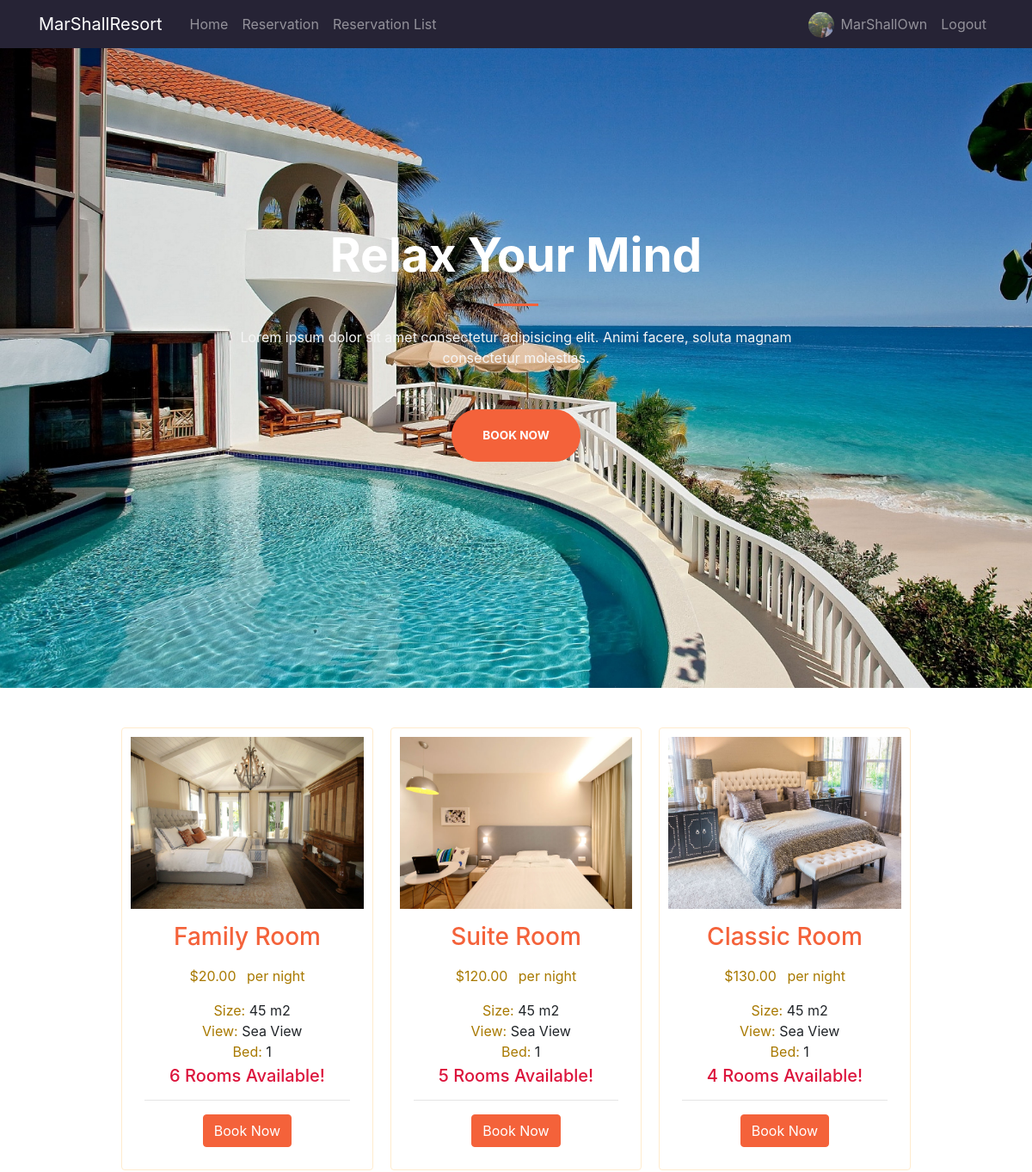
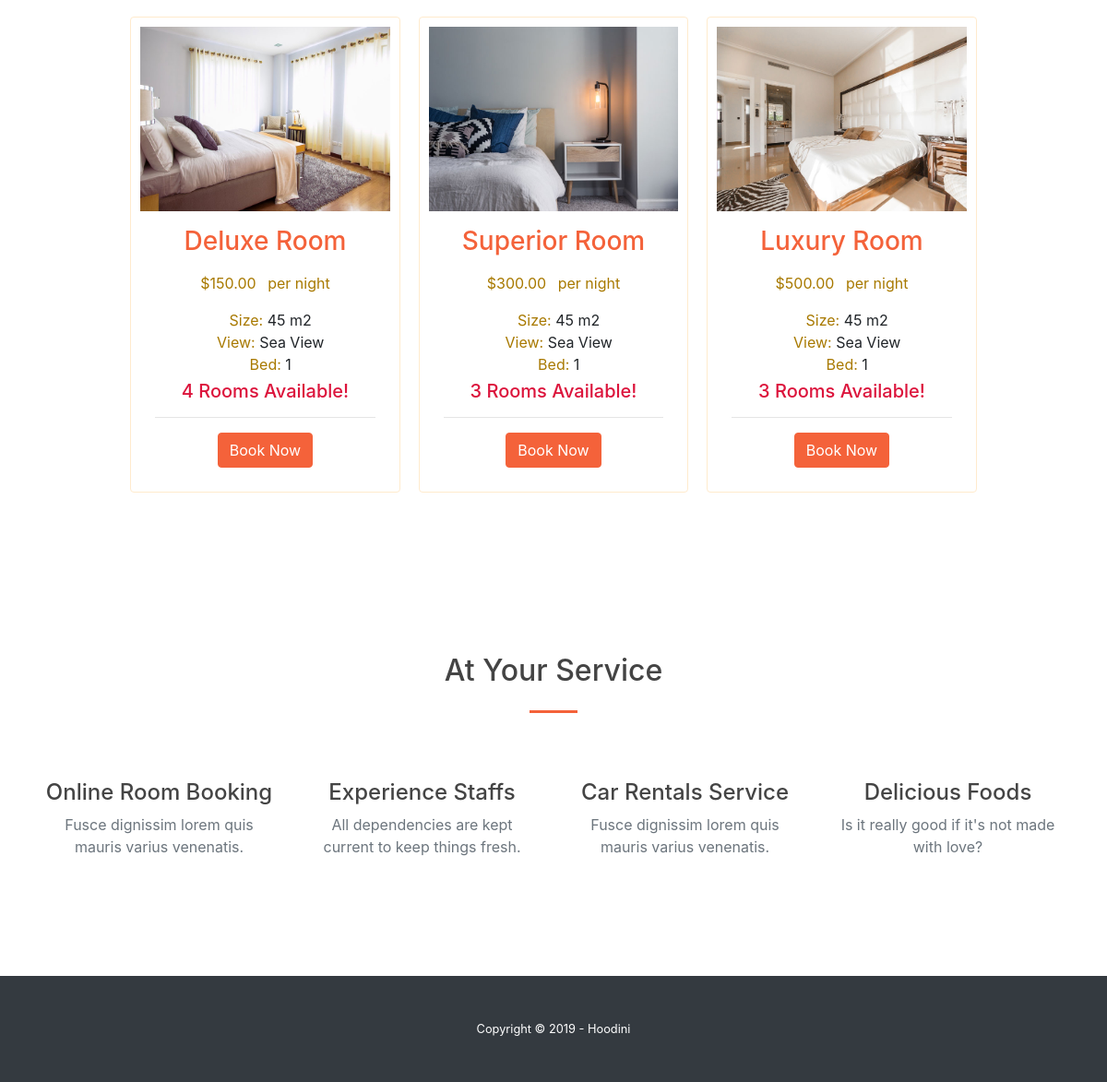
Screenshot of /home (signed in) with the database file from the repository (2 pictures, top to bottom).
### app/models.py (models this page shows, shortened)
class User(db.Model, UserMixin):
    id = db.Column(db.Integer,primary_key=True)
    username = db.Column(db.String(20), unique=True, nullable=False)
    email = db.Column(db.String(120), unique=True, nullable=False)
    image_file = db.Column(db.String(20), nullable=False, default='default.jpg')
    password = db.Column(db.String(60), nullable=False)
    role = db.Column(db.String(50))
    reservations = db.relationship('Reservation', backref='user',lazy=True)

class Room(db.Model):
    id = db.Column(db.Integer, primary_key=True)
    rname = db.Column(db.String(10), unique=True)
    number = db.Column(db.Integer, nullable = False)

### app/routes.py (the view)
@app.route("/")
@app.route("/home")
def home():
    rooms = Room.query.all()
    return render_template('home.html',rooms=rooms)

### app/models.py (called while the page is built)
@login_manager.user_loader
def load_user(user_id):
    return User.query.get(int(user_id))

### app/templates/home.html (shortened to what this page needs)
{%extends "layout.html" %}
{% block home %}
<head>
        <link type='text/css' href="{{url_for('static', filename='creative.css')}}" rel="stylesheet">
</head>
<header class='home'>
    <div class="container h-100">
      <div class="row h-100 align-items-center justify-content-center text-center">
        <div class="col-lg-10 align-self-end">
          <h1 style="font-size: 55px; color:white;" class=" text-grey font-weight-bold">Relax Your Mind</h1>
          <hr class="divider my-4">
        </div>
        <div class="col-lg-8 align-self-baseline">
          <p style="color: whitesmoke;" class="text-white-800 mb-5">Lorem ipsum dolor sit amet consectetur adipisicing elit. Animi facere, soluta magnam consectetur molestias.</p>
          <a class="btn btn-primary btn-xl js-scroll-trigger" href="{{ url_for('reservation') }}">BOOK NOW</a>
        </div>
      </div>
    </div>
  </header>
  <div style='margin: 3% 0%;'  class='row col-md-12 justify-content-center'>
      <div class="card col-md-3" style="height:100%;padding:10px;margin:10px;border: solid thin blanchedalmond">
          <img style="height: 200px; width: 100%;" class="img" src="{{ url_for('static', filename='home_img/room-2.jpg') }}">
          <div class="text p-3 text-center">
              <h3 style="color: #f4623a;" class="mb-3">Family Room</h3>
              <p><span class="price mr-2">$20.00</span> <span class="per">per night</span></p>
              <ul style="margin-right: 12%;margin-bottom: 2%; list-style-type: none;" class="list">
                  <li><span>Size:</span> 45 m2</li>
                  <li><span>View:</span> Sea View</li>
                  <li><span>Bed:</span> 1</li>
              </ul>
              <h5 style='color: #DC143C; text-transform: capitalize;'>{{rooms[1].number}} Rooms Available!</h5>
              <hr>
              {% if rooms[1].number != 0 %}
                <a href="{{ url_for('reservation', room='family') }}" class="btn btn-primary">Book Now</a>
              {% else %}
                <a class="btn btn-disabled">Not Available</a>
              {% endif %}
          </div>
    </div>
    <div class="card col-md-3" style="height:100%;padding:10px;margin:10px;border: solid thin blanchedalmond">
        <img style="height: 200px; width: 100%;" class="img" src="{{ url_for('static', filename='home_img/room-1.jpg') }}">
    <div class="text p-3 text-center">
        <h3 style="color: #f4623a;" class="mb-3">Suite Room</h3>
        <p><span class="price mr-2">$120.00</span> <span class="per">per night</span></p>
        <ul style="margin-right: 12%;margin-bottom: 2%; list-style-type: none;" class="list">
            <li><span>Size:</span> 45 m2</li>
            <li><span>View:</span> Sea View</li>
            <li><span>Bed:</span> 1</li>
        </ul>
        <h5 style='color: #DC143C; text-transform:capitalize;'>{{rooms[0].number}} Rooms Available!</h5>
        <hr>
        {% if rooms[0].number != 0 %}
          <a href="{{ url_for('reservation', room='suite') }}" class="btn btn-primary">Book Now</a>
        {% else %}
          <a class="btn btn-disabled">Not Available</a>
        {% endif %}
    </div>
  </div>
  <div class="card col-md-3" style="height:100%;padding:10px;margin:10px;border: solid thin blanchedalmond">
      <img style="height: 200px; width: 100%;" class="img" src="{{ url_for('static', filename='home_img/room-4.jpg') }}">
                  <div class="text p-3 text-center">
                      <h3 style="color: #f4623a;" class="mb-3">Classic Room</h3>
                      <p><span class="price mr-2">$130.00</span> <span class="per">per night</span></p>
                      <ul style="margin-right: 12%;margin-bottom: 2%; list-style-type: none;" class="list">
                          <li><span>Size:</span> 45 m2</li>
                          <li><span>View:</span> Sea View</li>
                          <li><span>Bed:</span> 1</li>
                      </ul>
                      <h5 style='color: #DC143C; text-transform: capitalize;'>{{rooms[3].number}} Rooms Available!</h5>
                      <hr>
                      {% if rooms[3].number != 0 %}
                        <a href="{{ url_for('reservation', room='classic') }}" class="btn btn-primary">Book Now</a>
                      {% else %}
                        <a class="btn btn-disabled">Not Available</a>
                      {% endif %}
                  </div>
  </div>
      <div class="card col-md-3" style="height:100%;padding:10px;margin:10px;border: solid thin blanchedalmond">
              <img style="height: 200px; width: 100%;" class="img" src="{{ url_for('static', filename='home_img/room-3.jpg') }}">
      <div class="text p-3 text-center">
          <h3 style="color: #f4623a;" class="mb-3">Deluxe Room</h3>
          <p><span class="price mr-2">$150.00</span> <span class="per">per night</span></p>
          <ul style="margin-right: 12%;margin-bottom: 2%; list-style-type: none;" class="list">
              <li><span>Size:</span> 45 m2</li>
              <li><span>View:</span> Sea View</li>
              <li><span>Bed:</span> 1</li>
          </ul>
          <h5 style='color: #DC143C; text-transform: capitalize;'>{{rooms[2].number}} Rooms Available!</h5>
          <hr>
          {% if rooms[2].number != 0 %}
            <a href="{{ url_for('reservation', room='deluxe') }}" class="btn btn-primary">Book Now</a>
          {% else %}
            <a class="btn btn-disabled">Not Available</a>
          {% endif %}
      </div>
</div>
<div class="card col-md-3" style="height:100%;padding:10px;margin:10px;border: solid thin blanchedalmond">
    <img style="height: 200px; width: 100%;" class="img" src="{{ url_for('static', filename='home_img/room-5.jpg') }}">
                <div class="text p-3 text-center">
                    <h3 style="color: #f4623a;" class="mb-3">Superior Room</h3>
                    <p><span class="price mr-2">$300.00</span> <span class="per">per night</span></p>
                    <ul style="margin-right: 12%;margin-bottom: 2%; list-style-type: none;" class="list">
                        <li><span>Size:</span> 45 m2</li>
                        <li><span>View:</span> Sea View</li>
                        <li><span>Bed:</span> 1</li>
                    </ul>
                    <h5 style='color: #DC143C; text-transform: capitalize;'>{{rooms[4].number}} Rooms Available!</h5>
                    <hr>
                    {% if rooms[4].number != 0 %}
                      <a href="{{ url_for('reservation', room='superior') }}" class="btn btn-primary">Book Now</a>
                    {% else %}
                      <a class="btn btn-disabled">Not Available</a>
                    {% endif %}
                </div>
</div>
<div class="card col-md-3" style="height:100%;padding:10px;margin:10px;border: solid thin blanchedalmond">
    <img style="height: 200px; width: 100%;" class="img" src="{{ url_for('static', filename='home_img/room-6.jpg') }}">
                <div class="text p-3 text-center">
                    <h3 style="color: #f4623a;" class="mb-3">Luxury Room</h3>
                    <p><span class="price mr-2">$500.00</span> <span class="per">per night</span></p>
                    <ul style="margin-right: 12%;margin-bottom: 2%; list-style-type: none;" class="list">
                        <li><span>Size:</span> 45 m2</li>
                        <li><span>View:</span> Sea View</li>
                        <li><span>Bed:</span> 1</li>
                    </ul>
                    <h5 style='color: #DC143C; text-transform: capitalize;'>{{rooms[5].number}} Rooms Available!</h5>
                    <hr>
                    {% if rooms[5].number != 0 %}
                      <a href="{{ url_for('reservation', room='luxury') }}" class="btn btn-primary">Book Now</a>
                    {% else %}
                      <a class="btn btn-disabled">Not Available</a>
                    {% endif %}
                </div>
</div>
</div>
  <section class="page-section" id="services">
    <div class="container">
      <h2 class="text-center mt-0">At Your Service</h2>
      <hr class="divider my-4">
      <div class="row">
        <div class="col-lg-3 col-md-6 text-center">
          <div class="mt-5">
            <h3 class="h4 mb-2">Online Room Booking</h3>
            <p class="text-muted mb-0">Fusce dignissim lorem quis mauris varius venenatis.</p>
          </div>
        </div>
        <div class="col-lg-3 col-md-6 text-center">
          <div class="mt-5">
            <h3 class="h4 mb-2">Experience Staffs</h3>
            <p class="text-muted mb-0">All dependencies are kept current to keep things fresh.</p>
          </div>
        </div>
        <div class="col-lg-3 col-md-6 text-center">
          <div class="mt-5">
            <h3 class="h4 mb-2">Car Rentals Service</h3>
            <p class="text-muted mb-0">Fusce dignissim lorem quis mauris varius venenatis.</p>
          </div>
        </div>
        <div class="col-lg-3 col-md-6 text-center">
          <div class="mt-5">
            <h3 class="h4 mb-2">Delicious Foods</h3>
            <p class="text-muted mb-0">Is it really good if it's not made with love?</p>
          </div>
        </div>
      </div>
    </div>
  </section>
  <footer  class="bg-dark py-5">
    <div class="container">
      <div class="small text-center text-muted"><span style="color: white;"> Copyright &copy; 2019 - Hoodini</span></div>
    </div>
  </footer>
{% endblock %}

### app/templates/layout.html (shortened to what this page needs)
<!DOCTYPE html>
<html lang="en">
<head>
    <link rel="stylesheet" href="https://stackpath.bootstrapcdn.com/bootstrap/4.3.1/css/bootstrap.min.css">
    <link type="text/css" rel="stylesheet" href=" {{url_for('static', filename='main.css')}} " />
</head>
<body>
        <header class="site-header">
                <nav class="navbar navbar-expand-md navbar-dark bg-steel fixed-top">
                    <div class="container">
                    <a class="navbar-brand mr-4" href="{{url_for('home')}}">MarShallResort</a>
                    <div class="collapse navbar-collapse" id="navbarToggle">
                        <div class="navbar-nav mr-auto">
                        <a class="nav-item nav-link" href="{{url_for('home')}}">Home</a>
                        <a class="nav-item nav-link" href="{{url_for('reservation')}}">Reservation</a>
                        {% if current_user.is_authenticated and current_user.role == 'Admin' %}
                        <a class="nav-item nav-link" href="{{url_for('reservation_list')}}">Reservation List</a>
                        {% endif %}
                        </div>
                        <div class="navbar-nav">
                            {% if current_user.is_authenticated %}
                            <div style='margin-right: 0vh;' class='row'>
                                <a href="{{url_for('account')}}" class='prof-img-a'><img style="margin:20% 2% 0 0; height: 30px; width:30px;" class="rounded-circle" src="{{ url_for('static', filename='profile_pics/' + current_user.image_file) }}"></a>
                                <a class="nav-item nav-link" href="{{url_for('account')}}">{{current_user.username}}</a>
                            </div>
                                <a class="nav-item nav-link" href="{{url_for('logout')}}">Logout</a>
                            {% else %}
                                <a class="nav-item nav-link" href="{{url_for('login')}}">Login</a>
                                <a class="nav-item nav-link" href="{{url_for('register')}}">Register</a>
                            {% endif %}
                        </div>
                    </div>
                    </div>
                </nav>
                </header>
                        {% block home %}{% endblock %}
</body>
</html>

### app/static/main.css (style rules this page uses)
body { background: #fafafa; color: #333333; margin-top: 5rem; }
h1, h2, h3, h4, h5, h6 { color: #444444; }
.bg-steel { background-color: #262335; }
.site-header .navbar-nav .nav-link { color: #cbd5db; }

### app/templates/home.html (style rules this page uses)
span { color: #a87900; }
.home { height:100vh; background-image: url('../static/background_img/background-home.jpg'); background-size: cover; }

### rows the page displays
User: image_file (picture), username "MarShallOwn"
Room: number "6"
Room: number "5"
Room: number "4"
Room: number "4"
Room: number "3"
Room: number "3"
